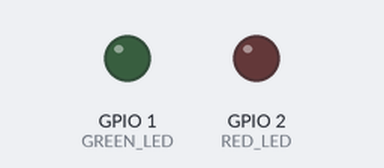
A sketch run on a simulated ESP32. Shown: output pins drawn as LEDs (lit = HIGH). The camera gives no picture; what the sketch prints to the serial monitor is not drawn.

Above: at 0.0 s.
At 2.1 s:
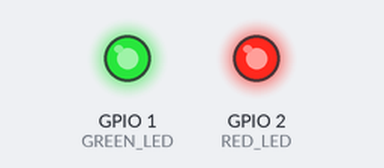
Timing chart, 0 to 4.0 s (numbered marks = the images above):
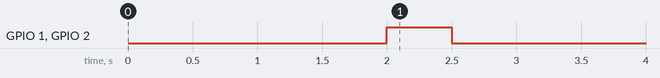

The sketch:

Initial_Test_FrameRate.ino
```cpp
#include "esp_camera.h"
#include "img_converters.h"

// LED Pins
#define GREEN_LED 1
#define RED_LED   2

// OV7670 Pin Mapping
#define CAM_PIN_PWDN  -1
#define CAM_PIN_RESET -1
#define CAM_PIN_XCLK  15
#define CAM_PIN_SIOD  4
#define CAM_PIN_SIOC  5

#define CAM_PIN_D7    17
#define CAM_PIN_D6    14
#define CAM_PIN_D5    13
#define CAM_PIN_D4    12
#define CAM_PIN_D3    11
#define CAM_PIN_D2    10
#define CAM_PIN_D1    9
#define CAM_PIN_D0    8

#define CAM_PIN_VSYNC 6
#define CAM_PIN_HREF  7
#define CAM_PIN_PCLK  18

void setup() {
  Serial.begin(115200);
  delay(2000); // Wait for Native USB CDC to enumerate

  pinMode(GREEN_LED, OUTPUT);
  pinMode(RED_LED, OUTPUT);

  // Quick LED hardware check
  digitalWrite(GREEN_LED, HIGH);
  digitalWrite(RED_LED, HIGH);
  delay(500);
  digitalWrite(GREEN_LED, LOW);
  digitalWrite(RED_LED, LOW);

  camera_config_t config;
  config.ledc_channel = LEDC_CHANNEL_0;
  config.ledc_timer   = LEDC_TIMER_0;
  config.pin_d0       = CAM_PIN_D0;
  config.pin_d1       = CAM_PIN_D1;
  config.pin_d2       = CAM_PIN_D2;
  config.pin_d3       = CAM_PIN_D3;
  config.pin_d4       = CAM_PIN_D4;
  config.pin_d5       = CAM_PIN_D5;
  config.pin_d6       = CAM_PIN_D6;
  config.pin_d7       = CAM_PIN_D7;
  config.pin_xclk     = CAM_PIN_XCLK;
  config.pin_pclk     = CAM_PIN_PCLK;
  config.pin_vsync    = CAM_PIN_VSYNC;
  config.pin_href     = CAM_PIN_HREF;
  config.pin_sccb_sda = CAM_PIN_SIOD;
  config.pin_sccb_scl = CAM_PIN_SIOC;
  config.pin_pwdn     = CAM_PIN_PWDN;
  config.pin_reset    = CAM_PIN_RESET;

  config.xclk_freq_hz = 10000000;          // 10 MHz for stable breadboard bring-up
  config.pixel_format = PIXFORMAT_RGB565;  // OV7670 outputs raw pixels, not JPEG
  config.frame_size   = FRAMESIZE_QVGA;    // 320x240
  config.fb_location  = CAMERA_FB_IN_PSRAM;
  config.fb_count     = 2;
  config.grab_mode    = CAMERA_GRAB_LATEST;

  esp_err_t err = esp_camera_init(&config);
  if (err != ESP_OK) {
    Serial.printf("Camera init FAILED with error 0x%x\n", err);
    digitalWrite(RED_LED, HIGH);
    while (true) delay(1000);
  }

  Serial.println("OV7670 Initialized Successfully!");
}

void loop() {
  uint32_t t0 = millis();
  camera_fb_t *fb = esp_camera_fb_get();
  if (!fb) {
    Serial.println("Frame capture failed!");
    delay(500);
    return;
  }

  uint8_t *jpg_buf = NULL;
  size_t jpg_len = 0;
  bool converted = fmt2jpg(fb->buf, fb->len, fb->width, fb->height, fb->format, 80, &jpg_buf, &jpg_len);
  uint32_t dt = millis() - t0;

  if (converted) {
    Serial.printf("Raw: %u bytes | JPEG: %u bytes | Time: %lu ms\n", fb->len, jpg_len, dt);
    free(jpg_buf);
  } else {
    Serial.println("JPEG conversion failed!");
  }

  esp_camera_fb_return(fb);
  delay(1000);
}
```
